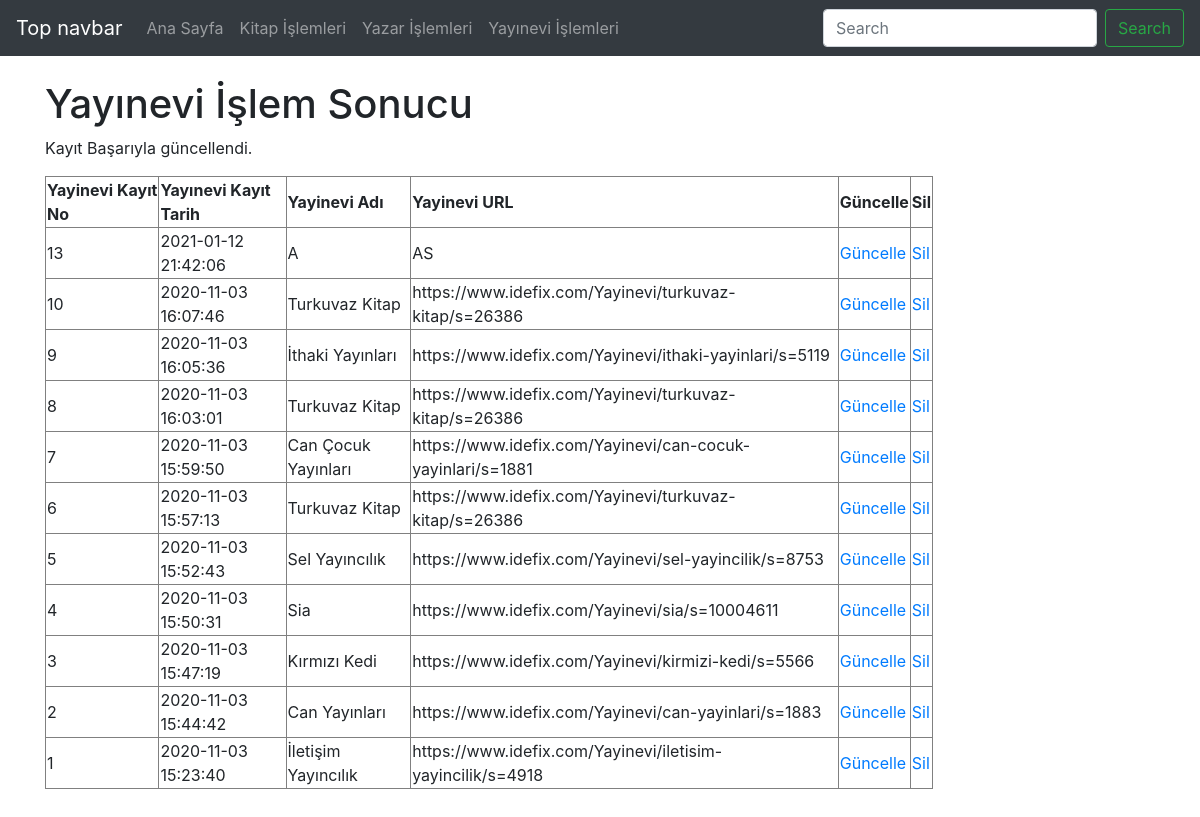
/yayinevi_guncellendi.php, run on the app's committed database.
### yayinevi_guncellendi.php (the view, shortened to what this page needs)
<?php
    require_once("baglanti.php");
    $yayineviKayitNo = mysqli_real_escape_string($baglanti, $_POST['yayineviKayitNo']);
    $yayineviAdi = mysqli_real_escape_string($baglanti, $_POST['yayineviAdi']);
    $yayineviURL = mysqli_real_escape_string($baglanti, $_POST['yayineviURL']);
    $sorgu = "UPDATE yayınevi SET yayineviAdi = '$yayineviAdi', yayineviURL = '$yayineviURL' WHERE yayineviKayitNo = $yayineviKayitNo";
    if (mysqli_query($baglanti, $sorgu)) {
        $islemSonuc = "Kayıt Başarıyla güncellendi.";
    } else {
        $islemSonuc = "Hata: " . $sorgu . "<br>" . mysqli_error($baglanti);
    }
    $sorgu2 = mysqli_query($baglanti, "SELECT * FROM yayınevi ORDER BY yayineviKayitNo DESC");
?>
<!DOCTYPE html>
<html lang="tr"><head><meta http-equiv="Content-Type" content="text/html; charset=UTF-8">
<link href="bootstrap.min.css" rel="stylesheet">
    <link href="./katalog_files/navbar-top.css" rel="stylesheet">
  </head>
  <body>
    <nav class="navbar navbar-expand-md navbar-dark bg-dark mb-4">
  <a class="navbar-brand" href="https://getbootstrap.com/docs/4.4/examples/navbar-static/#">Top navbar</a>
  <div class="collapse navbar-collapse" id="navbarCollapse">
    <ul class="navbar-nav mr-auto">
      <li class="nav-item">
        <a class="nav-link" href="index.php">Ana Sayfa </a>
      </li>
      <li class="nav-item">
        <a class="nav-link" href="kitap.php">Kitap İşlemleri</a>
      </li>
      <li class="nav-item">
        <a class="nav-link" href="yazar.php">Yazar İşlemleri</a>
      </li>
      <li class="nav-item">
        <a class="nav-link" href="yayinevi.php">Yayınevi İşlemleri</a>
      </li>
    </ul>
    <form class="form-inline mt-2 mt-md-0">
      <input class="form-control mr-sm-2" type="text" placeholder="Search" aria-label="Search">
      <button class="btn btn-outline-success my-2 my-sm-0" type="submit">Search</button>
    </form>
  </div>
</nav>
<main role="main" class="container">
<h1>Yayınevi İşlem Sonucu</h1>
<p><?php echo $islemSonuc; ?></p>
<?php
echo("<table border=1 width=80%>");
    echo("<tr>");
    echo("<td><b>Yayinevi Kayıt No</b></td>");
    echo("<td><b>Yayınevi Kayıt Tarih</b></td>");
    echo("<td><b>Yayinevi Adı</b></td>");
    echo("<td><b>Yayinevi URL</b></td>");
    echo("<td><b>Güncelle</b></td>");
    echo("<td><b>Sil</b></td>");
    echo("</tr>");
while($satir = mysqli_fetch_assoc($sorgu2)){
    echo("<tr>");
    echo("<td>".$satir["yayineviKayitNo"]."</td>");
    echo("<td>".$satir["yayineviKayitTarih"]."</td>");
    echo("<td>".$satir["yayineviAdi"]."</td>");
    echo("<td>".$satir["yayineviURL"]."</td>");
    echo("<td><a href='yayineviguncellenecek.php?yayineviKayitNo=".$satir["yayineviKayitNo"]."'>Güncelle</a></td>");
    echo("<td><a href='yayinevisil.php?yayineviKayitNo=".$satir["yayineviKayitNo"]."'>Sil</a></td>");
    echo("</tr>");
            }
echo("</table>");
?>
</main>
</body></html>

### navbar-top.css (style rules this page uses)
body { min-height: 75rem; }

### data on the page
yayınevi: yayineviKayitNo "13", yayineviKayitTarih "2021-01-12 21:42:06", yayineviAdi "A", yayineviURL "AS"
yayınevi: yayineviKayitNo "10", yayineviKayitTarih "2020-11-03 16:07:46", yayineviAdi "Turkuvaz Kitap", yayineviURL "https://www.idefix.com/Yayinevi/turkuvaz-kitap/s=26386"
yayınevi: yayineviKayitNo "9", yayineviKayitTarih "2020-11-03 16:05:36", yayineviAdi "İthaki Yayınları", yayineviURL "https://www.idefix.com/Yayinevi/ithaki-yayinlari/s=5119"
yayınevi: yayineviKayitNo "8", yayineviKayitTarih "2020-11-03 16:03:01", yayineviAdi "Turkuvaz Kitap", yayineviURL "https://www.idefix.com/Yayinevi/turkuvaz-kitap/s=26386"
yayınevi: yayineviKayitNo "7", yayineviKayitTarih "2020-11-03 15:59:50", yayineviAdi "Can Çocuk Yayınları", yayineviURL "https://www.idefix.com/Yayinevi/can-cocuk-yayinlari/s=1881"
yayınevi: yayineviKayitNo "6", yayineviKayitTarih "2020-11-03 15:57:13", yayineviAdi "Turkuvaz Kitap", yayineviURL "https://www.idefix.com/Yayinevi/turkuvaz-kitap/s=26386"
yayınevi: yayineviKayitNo "5", yayineviKayitTarih "2020-11-03 15:52:43", yayineviAdi "Sel Yayıncılık", yayineviURL "https://www.idefix.com/Yayinevi/sel-yayincilik/s=8753"
yayınevi: yayineviKayitNo "4", yayineviKayitTarih "2020-11-03 15:50:31", yayineviAdi "Sia", yayineviURL "https://www.idefix.com/Yayinevi/sia/s=10004611"
yayınevi: yayineviKayitNo "3", yayineviKayitTarih "2020-11-03 15:47:19", yayineviAdi "Kırmızı Kedi", yayineviURL "https://www.idefix.com/Yayinevi/kirmizi-kedi/s=5566"
yayınevi: yayineviKayitNo "2", yayineviKayitTarih "2020-11-03 15:44:42", yayineviAdi "Can Yayınları", yayineviURL "https://www.idefix.com/Yayinevi/can-yayinlari/s=1883"
yayınevi: yayineviKayitNo "1", yayineviKayitTarih "2020-11-03 15:23:40", yayineviAdi "İletişim Yayıncılık", yayineviURL "https://www.idefix.com/Yayinevi/iletisim-yayincilik/s=4918"

### other printed values
$islemSonuc "Kayıt Başarıyla güncellendi."
